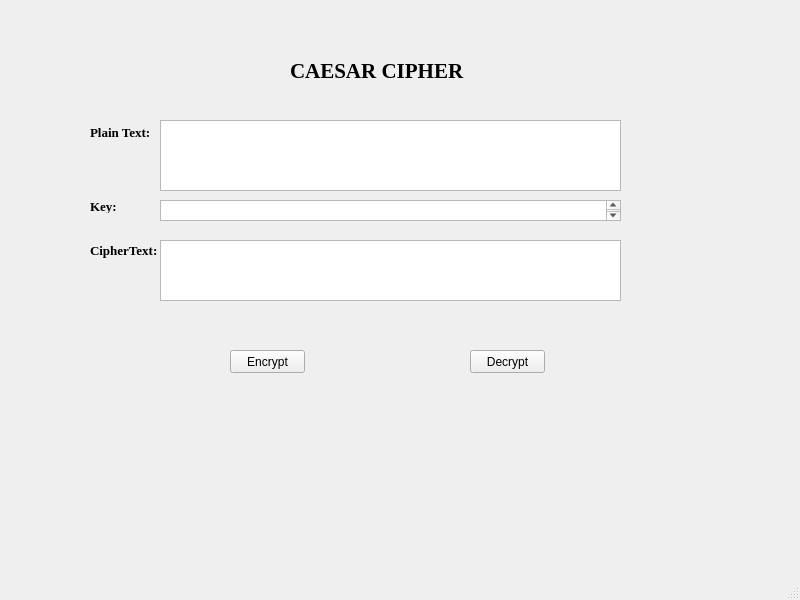
<?xml version="1.0" encoding="UTF-8"?>
<ui version="4.0">
 <class>mainWindow</class>
 <widget class="QMainWindow" name="mainWindow">
  <property name="windowModality">
   <enum>Qt::NonModal</enum>
  </property>
  <property name="geometry">
   <rect>
    <x>0</x>
    <y>0</y>
    <width>800</width>
    <height>600</height>
   </rect>
  </property>
  <property name="windowTitle">
   <string>Caesar Cipher - caesar.ui</string>
  </property>
  <widget class="QWidget" name="centralwidget">
   <widget class="QLabel" name="label">
    <property name="geometry">
     <rect>
      <x>290</x>
      <y>50</y>
      <width>181</width>
      <height>41</height>
     </rect>
    </property>
    <property name="font">
     <font>
      <family>Times New Roman</family>
      <pointsize>16</pointsize>
      <weight>75</weight>
      <bold>true</bold>
     </font>
    </property>
    <property name="text">
     <string>CAESAR CIPHER</string>
    </property>
   </widget>
   <widget class="QLabel" name="label_2">
    <property name="geometry">
     <rect>
      <x>90</x>
      <y>122</y>
      <width>61</width>
      <height>21</height>
     </rect>
    </property>
    <property name="font">
     <font>
      <family>Times New Roman</family>
      <pointsize>10</pointsize>
      <weight>75</weight>
      <bold>true</bold>
     </font>
    </property>
    <property name="text">
     <string>Plain Text:</string>
    </property>
   </widget>
   <widget class="QLabel" name="label_3">
    <property name="geometry">
     <rect>
      <x>90</x>
      <y>200</y>
      <width>47</width>
      <height>13</height>
     </rect>
    </property>
    <property name="font">
     <font>
      <family>Times New Roman</family>
      <pointsize>10</pointsize>
      <weight>75</weight>
      <bold>true</bold>
     </font>
    </property>
    <property name="text">
     <string>Key:</string>
    </property>
   </widget>
   <widget class="QLabel" name="label_4">
    <property name="geometry">
     <rect>
      <x>90</x>
      <y>240</y>
      <width>71</width>
      <height>21</height>
     </rect>
    </property>
    <property name="font">
     <font>
      <family>Times New Roman</family>
      <pointsize>10</pointsize>
      <weight>75</weight>
      <bold>true</bold>
     </font>
    </property>
    <property name="text">
     <string>CipherText:</string>
    </property>
   </widget>
   <widget class="QPlainTextEdit" name="txt_plain_text">
    <property name="geometry">
     <rect>
      <x>160</x>
      <y>120</y>
      <width>461</width>
      <height>71</height>
     </rect>
    </property>
   </widget>
   <widget class="QPlainTextEdit" name="txt_key">
    <property name="geometry">
     <rect>
      <x>160</x>
      <y>200</y>
      <width>461</width>
      <height>21</height>
     </rect>
    </property>
   </widget>
   <widget class="QPlainTextEdit" name="txt_cipher_text">
    <property name="geometry">
     <rect>
      <x>160</x>
      <y>240</y>
      <width>461</width>
      <height>61</height>
     </rect>
    </property>
   </widget>
   <widget class="QPushButton" name="btn_encrypt">
    <property name="geometry">
     <rect>
      <x>230</x>
      <y>350</y>
      <width>75</width>
      <height>23</height>
     </rect>
    </property>
    <property name="text">
     <string>Encrypt</string>
    </property>
   </widget>
   <widget class="QPushButton" name="btn_decrypt">
    <property name="geometry">
     <rect>
      <x>470</x>
      <y>350</y>
      <width>75</width>
      <height>23</height>
     </rect>
    </property>
    <property name="text">
     <string>Decrypt</string>
    </property>
   </widget>
  </widget>
  <widget class="QMenuBar" name="menubar">
   <property name="geometry">
    <rect>
     <x>0</x>
     <y>0</y>
     <width>800</width>
     <height>21</height>
    </rect>
   </property>
  </widget>
  <widget class="QStatusBar" name="statusbar"/>
 </widget>
 <resources/>
 <connections/>
</ui>
